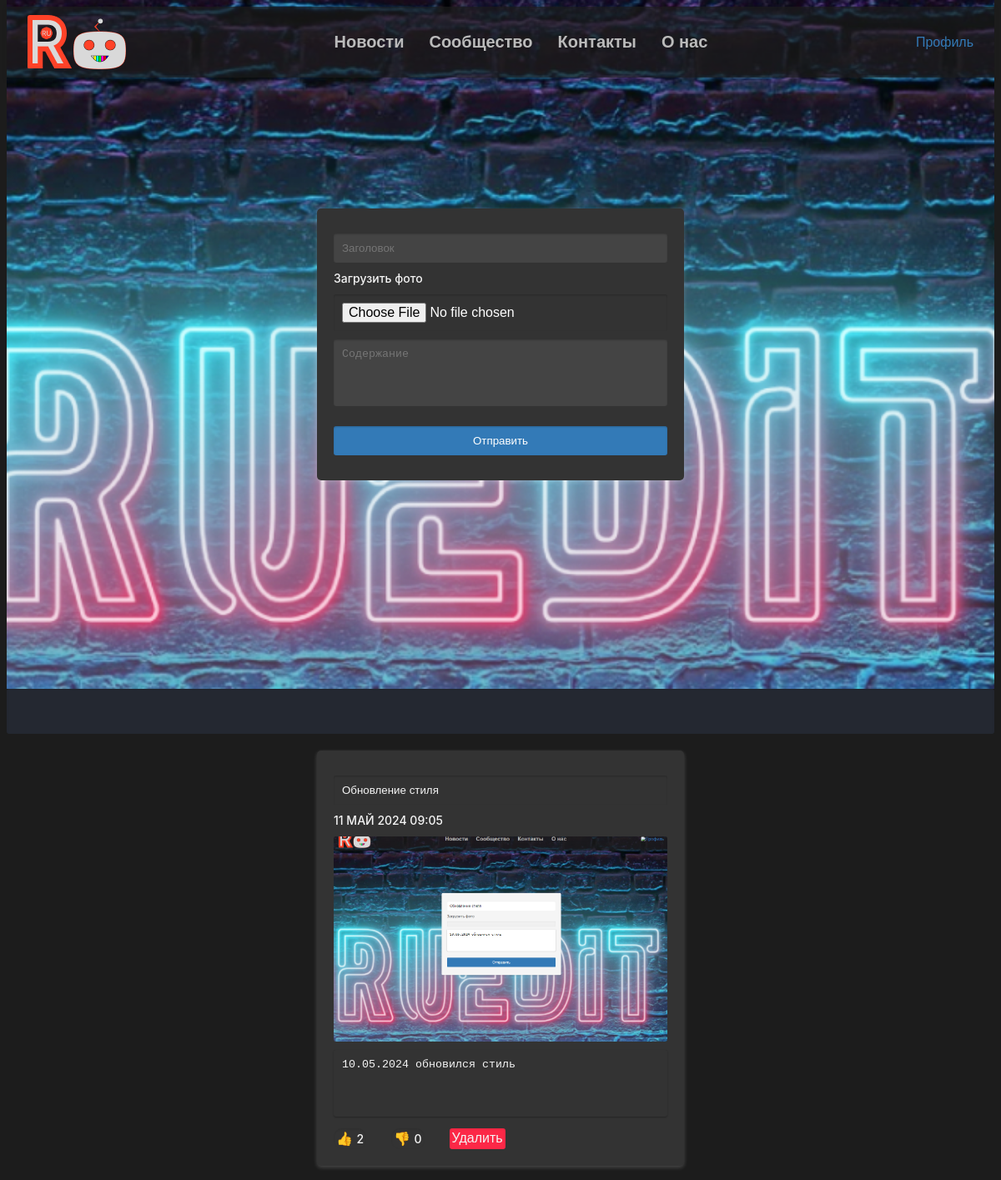
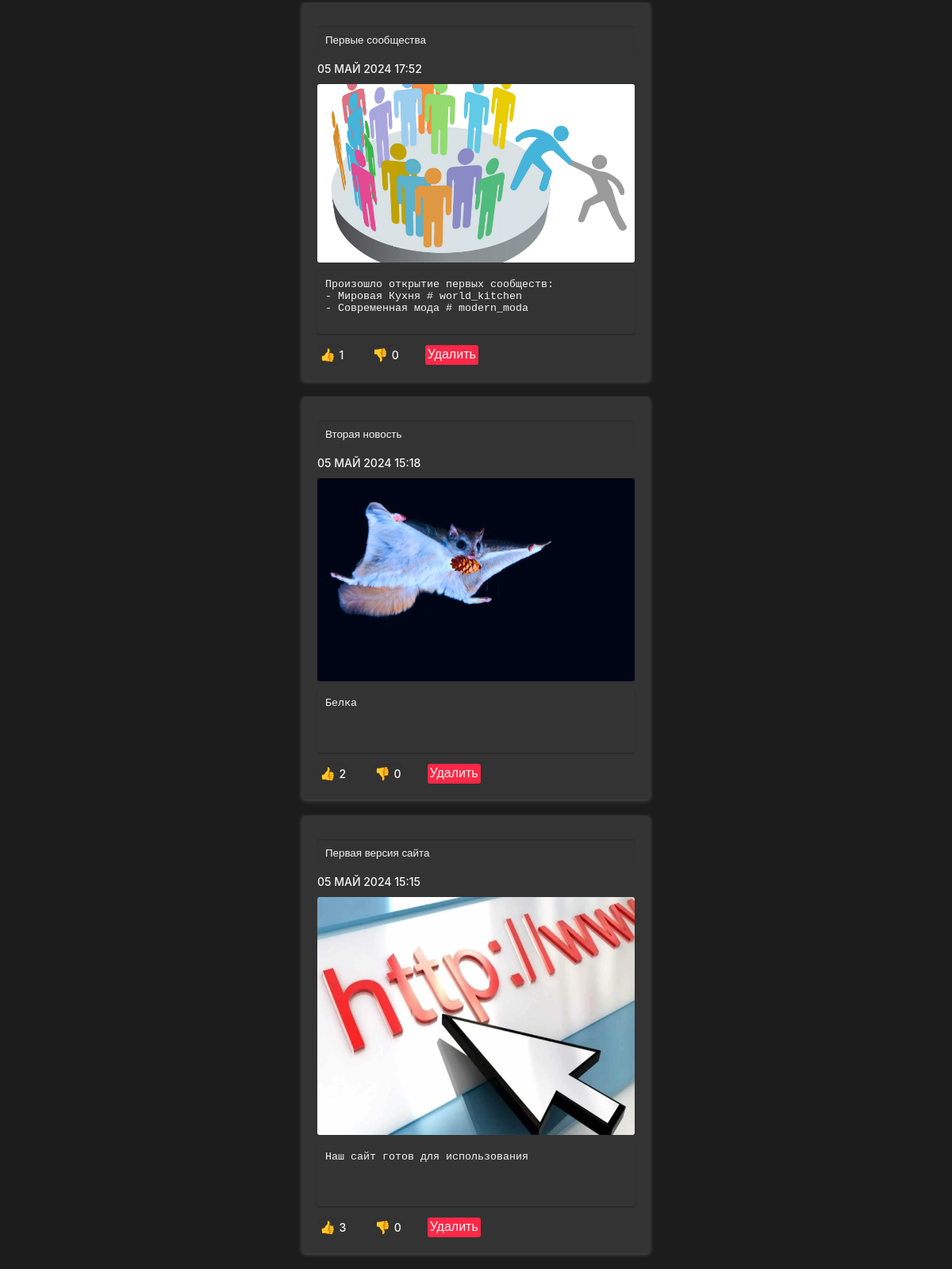
/ (signed in), run on the app's committed database (2 pictures, top to bottom).
### app.py (models this page shows)
class News(Base):
    __tablename__ = 'news'
    id = Column(Integer, primary_key=True)
    title = Column(String, nullable=False)
    date = Column(String, nullable=False)
    image = Column(String, nullable=True)
    content = Column(String, nullable=False)
    likes = Column(String, nullable=True)

### app.py (the view, shortened to what this page needs)
@app.route("/", methods=['GET', 'POST'])
def home_page():
    user_metadata = session.query(Auth).filter_by(id=current_user.get_id()).first()
    ls = []
    for news in list(session.query(News).filter_by()):
        ls.append([news, news.likes.count('+'), news.likes.count('-')])
    ls.reverse()
    rights = user_metadata.admin_access if user_metadata else False
    return render_template("home_page.html", ls=ls, is_not_void=len(ls), rights=rights)

### app.py (called while the page is built)
@login_manager.user_loader
def load_user(user_id):
    return UserLogin().fromDB(user_id)

    def fromDB(self, user_id):
        self.__user = session.query(Auth).filter_by(id=user_id)
        self.__id = user_id
        return self

    def get_id(self):
        return self.__id

### templates/home_page.html (shortened to what this page needs)
{% extends "base.html" %}
{% block style %}
<link rel="stylesheet" href="{{url_for('static', filename='css/input_style.css')}}">
<link rel="stylesheet" href="{{url_for('static', filename='css/text_area_style.css')}}">
<link rel="stylesheet" href="{{url_for('static', filename='css/image.css')}}">
{% endblock %}
{% block content %}
<section class="home_section">
    {% if rights %}
    <form method="post" enctype="multipart/form-data">
        <input type="text" name="title" placeholder="Заголовок" maxlength="32" required>
        <label for="photo">Загрузить фото</label>
        <input type="file" name="photo" accept="image/png,image/jpeg">
        <textarea type="textarea" name="content" placeholder="Содержание" rows="4" maxlength="256" required></textarea>
        <input type="submit" value="Отправить">
    </form>
    {% endif %}
</section>
<img src="./static/style/images/picture_border.png" alt="" class="main_home_picture_img">
{% if is_not_void %}
    {% for el in ls %}
        <form>
            <input type="text" name="ntitle" value="{{ el[0].title }}" maxlength="32" disabled>
            <label for="content">{{ el[0].date }}</label>
            <img src="static/images/{{el[0].image}}">
            <textarea type="textarea" name="content" rows="4" maxlength="256" disabled>{{ el[0].content }}</textarea>
            <btn>
                <a href="like_news/{{el[0].id}}/+" class="likebutton">👍 <label>{{el[1]}}</label></a>
                <a href="like_news/{{el[0].id}}/-" class="likebutton">👎 <label>{{el[2]}}</label></a>
                {% if rights %}
                <a href="/delete_news/{{el[0].id}}" class="button danger_btn">Удалить</a>
                {% endif %}
            </btn>
        </form>
    {% endfor %}
{% endif %}
{% endblock %}

### static/css/main.css (style rules this page uses)
body { font-family: Arial, Helvetica, sans-serif; color: #fff; background-color: #1C1C1C; }
form { width: 400px; margin: 20px auto; background-color: #333; padding: 20px; border-radius: 5px; box-shadow: 0 2px 5px rgba(255, 255, 255, 0.2); }
a { color: #fff; text-decoration: none; }

### static/css/input_style.css (style rules this page uses)
input[type="text"], input[type="password"], input[type="submit"], input[type="email"], input[type="tel"], input[type="date"] { width: -webkit-fill-available; padding: 10px; margin-bottom: 10px; margin-top: 10px; border: none; border-radius: 3px; box-shadow: inset 0 1px 2px rgba(0, 0, 0, 0.2); background-color: #444444; color: #f5f5f5; transition: 0.3s; }
input[type="file"] { width: -webkit-fill-available; padding: 10px; margin-bottom: 10px; margin-top: 10px; border: none; border-radius: 3px; box-shadow: inset 0 1px 2px rgba(0, 0, 0, 0.2); font-family: Arial, sans-serif; font-size: 16px; color: #fff; }
input[type="submit"] { background-color: #337AB7; color: #fff; cursor: pointer; transition: background-color 0.3s; }
input:disabled { background-color: #333; }
btn { display: flex; justify-content: flex-start; }
.button { color: #f5f5f5; border-radius: 3px; box-shadow: inset 0 1px 2px rgba(0, 0, 0, 0.1); margin-right: 20px; text-decoration: none; text-align: center; cursor: pointer; transition: 0.3s; }
.danger_btn { padding: 10px 15px; background-color: #fc2847; }
a { color: #337ab7; text-decoration: none; }
label { font-family: -apple-system, BlinkMacSystemFont, "Segoe UI", Roboto, Oxygen, Ubuntu, Cantarell, "Open Sans", "Helvetica Neue", sans-serif; text-shadow: none; font-weight: 500; font-size: 14px; color: #f5f5f5; text-decoration: none; }

### static/css/text_area_style.css (style rules this page uses)
textarea { width: -webkit-fill-available; padding: 10px; margin-bottom: 10px; border: none; border-radius: 3px; box-shadow: inset 0 1px 2px rgba(0, 0, 0, 0.2); resize: none; background-color: #444444; color: #f5f5f5; }
textarea:disabled { background-color: #333; box-shadow: 0 1px 2px #0000004d; }

### static/css/image.css (style rules this page uses)
img { display: block; max-width: -webkit-fill-available; height: auto; margin-bottom: 10px; margin-top: 10px; border: none; border-radius: 3px; box-shadow: inset 0 1px 2px rgba(0, 0, 0, 0.1); }

### templates/home_page.html (style rules this page uses)
.home_section { margin-top: -100px; padding: 230px; background-image: url("./static/style/images/main_home_picture.jpg"); background-repeat: no-repeat; background-size: cover; background-position: center; height: fit-content; }
.likebutton { padding: 3px; border: none; border-radius: 10px; box-shadow: inset 0 1px 2px rgba(0, 0, 0, 0.1); margin-right: 30px; text-decoration: none; text-align: center; cursor: pointer; }
.main_home_picture_img { width: -webkit-fill-available; margin: 0px; }
.button { padding: 3px; }

### data on the page
News: ntitle "Обновление стиля", date "11 МАЙ 2024 09:05", image (picture), content "10.05.2024 обновился стиль", el "2", el "0"
News: ntitle "Первые сообщества", date "05 МАЙ 2024 17:52", image (picture), content "Произошло открытие первых сообществ: - Мировая Кухня # world_kitchen - Современная мода # modern_moda", el "1", el "0"
News: ntitle "Вторая новость", date "05 МАЙ 2024 15:18", image (picture), content "Белка", id "2", el "0"
News: ntitle "Первая версия сайта", date "05 МАЙ 2024 15:15", image (picture), content "Наш сайт готов для использования", el "3", el "0"
